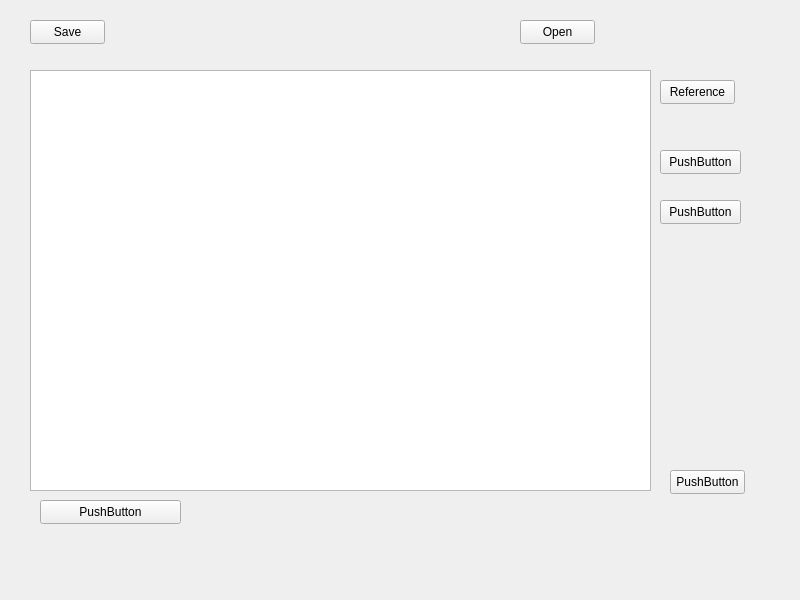
<?xml version="1.0" encoding="UTF-8"?>
<ui version="4.0">
 <class>Widget</class>
 <widget class="QWidget" name="Widget">
  <property name="geometry">
   <rect>
    <x>0</x>
    <y>0</y>
    <width>800</width>
    <height>600</height>
   </rect>
  </property>
  <property name="windowTitle">
   <string>Widget</string>
  </property>
  <widget class="QPushButton" name="ButtonOpen">
   <property name="geometry">
    <rect>
     <x>520</x>
     <y>20</y>
     <width>75</width>
     <height>24</height>
    </rect>
   </property>
   <property name="text">
    <string>Open</string>
   </property>
  </widget>
  <widget class="QPushButton" name="ButtonTranslate">
   <property name="geometry">
    <rect>
     <x>670</x>
     <y>470</y>
     <width>75</width>
     <height>24</height>
    </rect>
   </property>
   <property name="text">
    <string>PushButton</string>
   </property>
  </widget>
  <widget class="QPlainTextEdit" name="plainTextEdit">
   <property name="geometry">
    <rect>
     <x>30</x>
     <y>70</y>
     <width>621</width>
     <height>421</height>
    </rect>
   </property>
  </widget>
  <widget class="QPushButton" name="ButtonSave">
   <property name="geometry">
    <rect>
     <x>30</x>
     <y>20</y>
     <width>75</width>
     <height>24</height>
    </rect>
   </property>
   <property name="text">
    <string>Save</string>
   </property>
  </widget>
  <widget class="QPushButton" name="ButtonReference">
   <property name="geometry">
    <rect>
     <x>660</x>
     <y>80</y>
     <width>75</width>
     <height>24</height>
    </rect>
   </property>
   <property name="text">
    <string>Reference</string>
   </property>
  </widget>
  <widget class="QPushButton" name="ButtonNoWrite">
   <property name="geometry">
    <rect>
     <x>40</x>
     <y>500</y>
     <width>141</width>
     <height>24</height>
    </rect>
   </property>
   <property name="text">
    <string>PushButton</string>
   </property>
  </widget>
  <widget class="QPushButton" name="ButtonDarkTheme">
   <property name="geometry">
    <rect>
     <x>660</x>
     <y>150</y>
     <width>81</width>
     <height>24</height>
    </rect>
   </property>
   <property name="text">
    <string>PushButton</string>
   </property>
  </widget>
  <widget class="QPushButton" name="ButtonLightTheme">
   <property name="geometry">
    <rect>
     <x>660</x>
     <y>200</y>
     <width>81</width>
     <height>24</height>
    </rect>
   </property>
   <property name="text">
    <string>PushButton</string>
   </property>
  </widget>
 </widget>
 <resources/>
 <connections/>
</ui>
